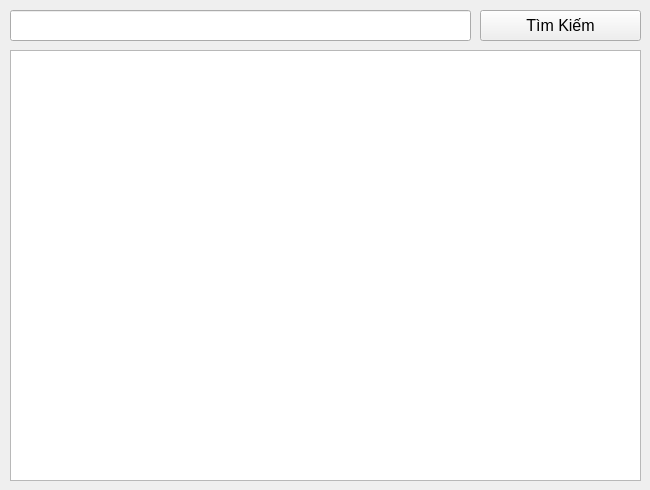
      <widget class="QWidget" name="tabdanhsachkhachhang_kh">
       <attribute name="title">
        <string>Danh sách khách hàng</string>
       </attribute>
       <widget class="QPushButton" name="btntimkiem_kh">
        <property name="geometry">
         <rect>
          <x>480</x>
          <y>10</y>
          <width>161</width>
          <height>31</height>
         </rect>
        </property>
        <property name="font">
         <font>
          <pointsize>12</pointsize>
         </font>
        </property>
        <property name="text">
         <string>Tìm Kiếm</string>
        </property>
        <property name="icon">
         <iconset resource="resources.qrc">
          <normaloff>:/newPrefix/Img/search-folder.png</normaloff>:/newPrefix/Img/search-folder.png</iconset>
        </property>
        <property name="iconSize">
         <size>
          <width>20</width>
          <height>20</height>
         </size>
        </property>
       </widget>
       <widget class="QLineEdit" name="txttimkiem_kh">
        <property name="geometry">
         <rect>
          <x>10</x>
          <y>10</y>
          <width>461</width>
          <height>31</height>
         </rect>
        </property>
        <property name="font">
         <font>
          <pointsize>12</pointsize>
         </font>
        </property>
       </widget>
       <widget class="QTableWidget" name="tbl_kh">
        <property name="geometry">
         <rect>
          <x>10</x>
          <y>50</y>
          <width>631</width>
          <height>431</height>
         </rect>
        </property>
       </widget>
      </widget>
